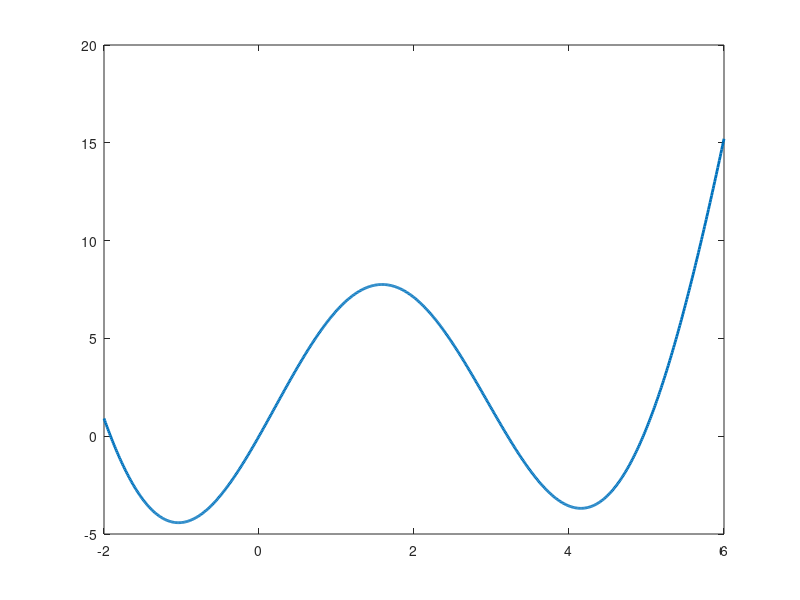

Recreate this plot in MATLAB. (Note: this script raises an error after producing the figure.)
clear all
close all

f=@(x)x.^2-3.*x+10.*sin(x);
x=-2:0.01:6;
y=f(x);
plot(x,y,'linewidth',2);
p0=0;
erro_max=0.001;
p=minimiza_lagrange(f,p0,erro_max)
hold on;
plot(p,f(p),"r*","markersize",10,"linewidth",3);

